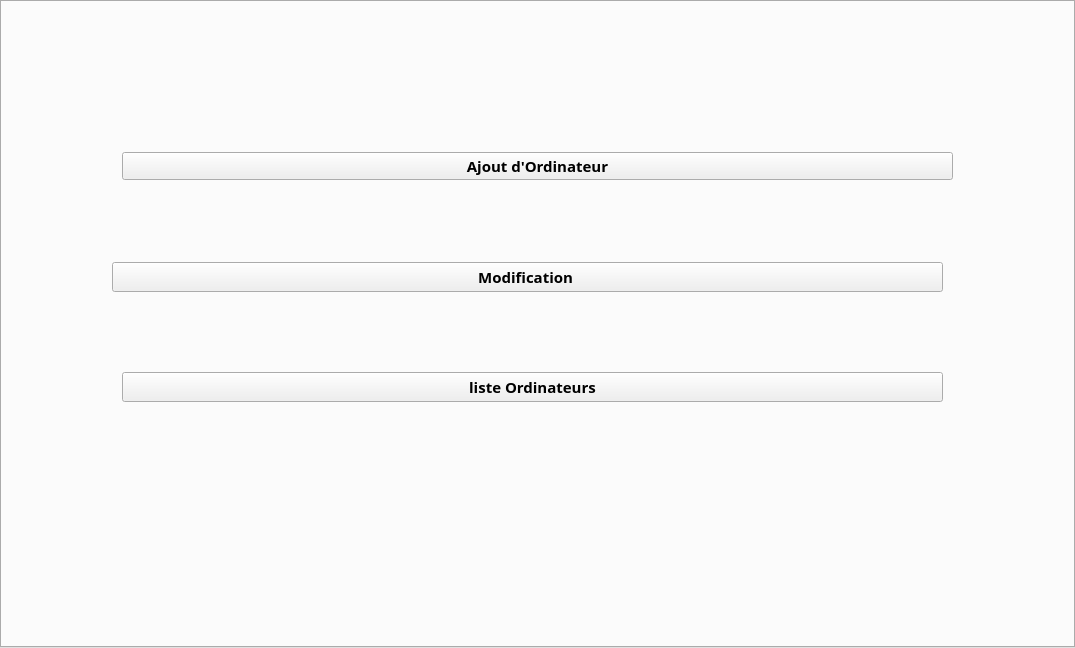
<?xml version="1.0" encoding="UTF-8"?>
<ui version="4.0">
 <class>MainWindow</class>
 <widget class="QMainWindow" name="MainWindow">
  <property name="geometry">
   <rect>
    <x>0</x>
    <y>0</y>
    <width>1075</width>
    <height>648</height>
   </rect>
  </property>
  <property name="windowTitle">
   <string>MainWindow</string>
  </property>
  <property name="styleSheet">
   <string notr="true"/>
  </property>
  <widget class="QWidget" name="centralwidget">
   <layout class="QGridLayout" name="gridLayout_3">
    <property name="leftMargin">
     <number>0</number>
    </property>
    <property name="topMargin">
     <number>0</number>
    </property>
    <property name="rightMargin">
     <number>0</number>
    </property>
    <property name="bottomMargin">
     <number>0</number>
    </property>
    <property name="spacing">
     <number>0</number>
    </property>
    <item row="0" column="0">
     <widget class="QSplitter" name="splitter">
      <property name="orientation">
       <enum>Qt::Horizontal</enum>
      </property>
      <property name="handleWidth">
       <number>0</number>
      </property>
      <widget class="QWidget" name="main_widget" native="true">
       <layout class="QGridLayout" name="gridLayout_4">
        <property name="leftMargin">
         <number>0</number>
        </property>
        <property name="topMargin">
         <number>0</number>
        </property>
        <property name="rightMargin">
         <number>0</number>
        </property>
        <property name="bottomMargin">
         <number>0</number>
        </property>
        <property name="spacing">
         <number>0</number>
        </property>
        <item row="0" column="0">
         <widget class="QTabWidget" name="tabWidget">
          <property name="font">
           <font>
            <pointsize>10</pointsize>
           </font>
          </property>
          <property name="styleSheet">
           <string notr="true"/>
          </property>
          <property name="currentIndex">
           <number>0</number>
          </property>
          <property name="iconSize">
           <size>
            <width>10</width>
            <height>10</height>
           </size>
          </property>
          <property name="tabsClosable">
           <bool>true</bool>
          </property>
          <property name="tabBarAutoHide">
           <bool>true</bool>
          </property>
          <widget class="QWidget" name="tab">
           <property name="styleSheet">
            <string notr="true"/>
           </property>
           <attribute name="title">
            <string>Page</string>
           </attribute>
           <widget class="QPushButton" name="pushButton_3">
            <property name="geometry">
             <rect>
              <x>120</x>
              <y>150</y>
              <width>831</width>
              <height>28</height>
             </rect>
            </property>
            <property name="font">
             <font>
              <family>Segoe UI Semibold</family>
              <pointsize>11</pointsize>
              <italic>false</italic>
              <bold>true</bold>
             </font>
            </property>
            <property name="cursor">
             <cursorShape>PointingHandCursor</cursorShape>
            </property>
            <property name="focusPolicy">
             <enum>Qt::NoFocus</enum>
            </property>
            <property name="text">
             <string>Ajout d'Ordinateur</string>
            </property>
            <property name="icon">
             <iconset resource="icon.qrc">
              <normaloff>:/icons/icons/monitor-download.png</normaloff>:/icons/icons/monitor-download.png</iconset>
            </property>
            <property name="checkable">
             <bool>true</bool>
            </property>
           </widget>
           <widget class="QPushButton" name="pushButton_4">
            <property name="geometry">
             <rect>
              <x>110</x>
              <y>260</y>
              <width>831</width>
              <height>30</height>
             </rect>
            </property>
            <property name="font">
             <font>
              <family>Segoe UI Semibold</family>
              <pointsize>11</pointsize>
              <italic>false</italic>
              <bold>true</bold>
             </font>
            </property>
            <property name="cursor">
             <cursorShape>PointingHandCursor</cursorShape>
            </property>
            <property name="focusPolicy">
             <enum>Qt::NoFocus</enum>
            </property>
            <property name="text">
             <string>Modification </string>
            </property>
            <property name="icon">
             <iconset resource="icon.qrc">
              <normaloff>:/icons/icons/monitor-edit.png</normaloff>:/icons/icons/monitor-edit.png</iconset>
            </property>
            <property name="checkable">
             <bool>true</bool>
            </property>
           </widget>
           <widget class="QPushButton" name="pushButton_2">
            <property name="geometry">
             <rect>
              <x>120</x>
              <y>370</y>
              <width>821</width>
              <height>30</height>
             </rect>
            </property>
            <property name="font">
             <font>
              <family>Segoe UI Semibold</family>
              <pointsize>11</pointsize>
              <italic>false</italic>
              <bold>true</bold>
             </font>
            </property>
            <property name="cursor">
             <cursorShape>PointingHandCursor</cursorShape>
            </property>
            <property name="focusPolicy">
             <enum>Qt::NoFocus</enum>
            </property>
            <property name="styleSheet">
             <string notr="true"/>
            </property>
            <property name="text">
             <string>liste Ordinateurs</string>
            </property>
            <property name="icon">
             <iconset resource="icon.qrc">
              <normaloff>:/icons/icons/eye.svg</normaloff>:/icons/icons/eye.svg</iconset>
            </property>
            <property name="checkable">
             <bool>true</bool>
            </property>
           </widget>
          </widget>
         </widget>
        </item>
       </layout>
      </widget>
     </widget>
    </item>
   </layout>
  </widget>
 </widget>
 <resources>
  <include location="icon.qrc"/>
 </resources>
 <connections/>
</ui>
